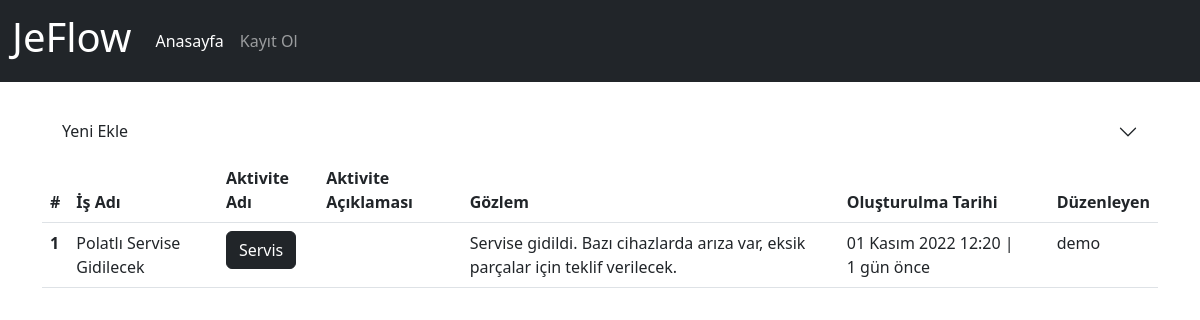
Page /activity/ on the earlier database version.
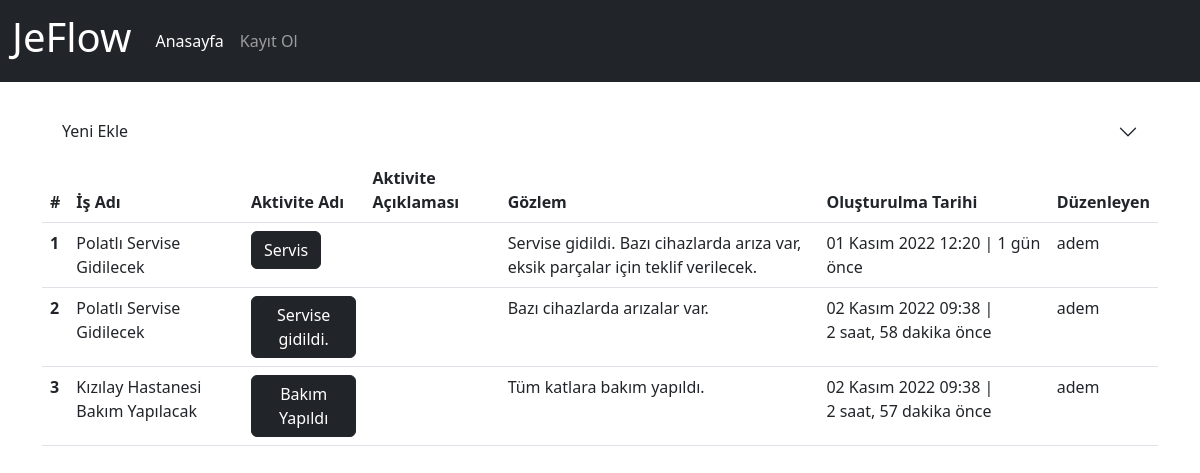
Same page on the later database version.
### app/models.py (models this page shows, shortened)
class Activity(models.Model):
    process=models.ForeignKey(Process,on_delete=models.CASCADE,verbose_name='İş Adı')
    name=models.CharField(max_length=500,verbose_name='Aktivite Adı')
    description=models.TextField(verbose_name='Aktivite Açıklaması', blank=True,null=True)
    observation=models.TextField(verbose_name='Gözlem', blank=True,null=True)
    created_date=models.DateTimeField(auto_now_add=True, verbose_name='Oluşturulma Tarihi')
    user=models.ForeignKey(User,on_delete=models.CASCADE,verbose_name='Kullanıcı', blank=True, null=True)
    class Meta:
        verbose_name="Aktive"
        verbose_name_plural='Aktiviteler'

class Process(models.Model):
    category=models.ForeignKey(Category,on_delete=models.CASCADE,verbose_name='Kategori')
    name=models.CharField(max_length=500,verbose_name='İş Akış Adı')
    description=models.TextField(verbose_name='İş Akış Açıklaması', blank=True, null=True)
    state=models.CharField(max_length=100,verbose_name='Durumu', blank=True, null=True)
    created_date=models.DateTimeField(auto_now_add=True, verbose_name='Oluşturulma Tarihi')
    user=models.ForeignKey(User,on_delete=models.CASCADE,verbose_name='Kullanıcı', blank=True, null=True)
    def __str__(self):
        return self.name # + ' - ' + self.created_date.strftime("%d.%m.%Y, %H:%M:%S")
    class Meta:
        verbose_name="İş Akışı"
        verbose_name_plural='İş Akışları'

### app/views.py (the view, shortened to what this page needs)
# urls.py: path('activity/',views.activity,name='activity'),
def activity(request):
    activity_form=ActivityForm()
    activities = Activity.objects.order_by('created_date')
    context = {
        'activity_form':activity_form,
        'activities': activities
    }
    return render(request, 'app/activity.html', context)

### templates/app/activity.html (shortened to what this page needs)
{% extends 'layout.html' %}
{% load humanize %}
{% block content %}
{% load crispy_forms_tags %}
<div class="row">
    <div class="accordion accordion-flush" id="accordionFlush">
        <div class="accordion-item">
            <h2 class="accordion-header" id="flush-headingOne">
                <button class="accordion-button collapsed" type="button" data-bs-toggle="collapse"
                    data-bs-target="#flush-collapseOne" aria-expanded="false" aria-controls="flush-collapseOne">
                    Yeni Ekle
                </button>
            </h2>
        </div>
    </div>
</div>
<div class="row">
    <div class="col-md-12">
        {% if activities %}
        <table class="table table-hover">
            <thead>
                <tr>
                    <th scope="col">#</th>
                    <th scope="col">İş Adı</th>
                    <th scope="col">Aktivite Adı</th>
                    <th scope="col">Aktivite Açıklaması</th>
                    <th scope="col">Gözlem</th>
                    <th scope="col">Oluşturulma Tarihi</th>
                    <th scope="col">Düzenleyen</th>
                </tr>
            </thead>
            <tbody>
                {% for activity in activities %}
                <tr>
                    <th scope="row">{{ activity.id }}</th>
                    <td>{{ activity.process }}</td>
                    <td><a href="{% url 'activity_detail' activity.id %}" class="btn btn-dark">{{ activity.name }}</a></td>
                    <td>{{ activity.description }}</td>
                    <td>{{ activity.observation }}</td>
                    <td>{{ activity.created_date }} | {{ activity.created_date | timesince}} önce</td>
                    <td>{{ activity.user }}</td>
                </tr>
                {% endfor %}
            </tbody>
        </table>
        {% else %}
        <div class="alert alert-warning">
            <p>Aktivite bulunamadı.</p>
        </div>
        {% endif %}
    </div>
</div>
{% endblock %}

### templates/layout.html (shortened to what this page needs)
<!doctype html>
<html lang="tr">
<head>
  <link href="https://cdn.jsdelivr.net/npm/bootstrap@5.2.2/dist/css/bootstrap.min.css" rel="stylesheet"
>
</head>
<body>
  <header>
    <nav class="navbar navbar-expand-lg navbar-dark bg-dark">
      <div class="container-fluid">
        <a class="navbar-brand" href="{% url 'index' %}">
          <h1>JeFlow</h1>
        </a>
        <div class="collapse navbar-collapse" id="navbarNavDropdown">
          <ul class="navbar-nav">
            <li class="nav-item">
              <a class="nav-link active" aria-current="page" href="{% url 'index' %}">Anasayfa</a>
            </li>
            {% if user.is_authenticated %}
            <li class="nav-item">
              <a class="nav-link" href="{% url 'category' %}">Kategoriler</a>
            </li>
            <li class="nav-item">
              <a class="nav-link" href="{% url 'process' %}">İş Akışları</a>
            </li>
            <li class="nav-item">
              <a class="nav-link" href="{% url 'activity' %}">Aktiviteler</a>
            </li>
            <li class="nav-item">
              <a class="nav-link" href="{% url 'task' %}">Görevler</a>
            </li>
            <li class="nav-item">
              <a class="nav-link" href="javascript:{document.getElementById('logout').submit()}">Çıkış</a>
              <form id="logout" action="{% url 'logout' %}" method="POST">
                {% csrf_token %}
                <input type="hidden">
              </form>
            </li>
            <li class="nav-item">
              <a href="#" class="nav-link">{{ user }}</a>
            </li>
            {% else %}
            <li class="nav-item">
              <a class="nav-link" href="{% url 'register' %}">Kayıt Ol</a>
            </li>
            {% endif %}
          </ul>
        </div>
      </div>
    </nav>
  </header>
  <main>
    <div class="container mt-4">
      {% block content %}
      {% endblock %}
    </div>
  </main>
</body>
</html>

Differences in the rows shown:
changed Activity "Servis": user "demo" → "adem"
added Activity: id "2", process "Polatlı Servise Gidilecek", name "Servise gidildi.", observation "Bazı cihazlarda arızalar var.", created_date "02 Kasım 2022 09:38", created_date "2 saat, 58 dakika", user "adem"
added Activity: id "3", process "Kızılay Hastanesi Bakım Yapılacak", name "Bakım Yapıldı", observation "Tüm katlara bakım yapıldı.", created_date "02 Kasım 2022 09:38", created_date "2 saat, 57 dakika", user "adem"
